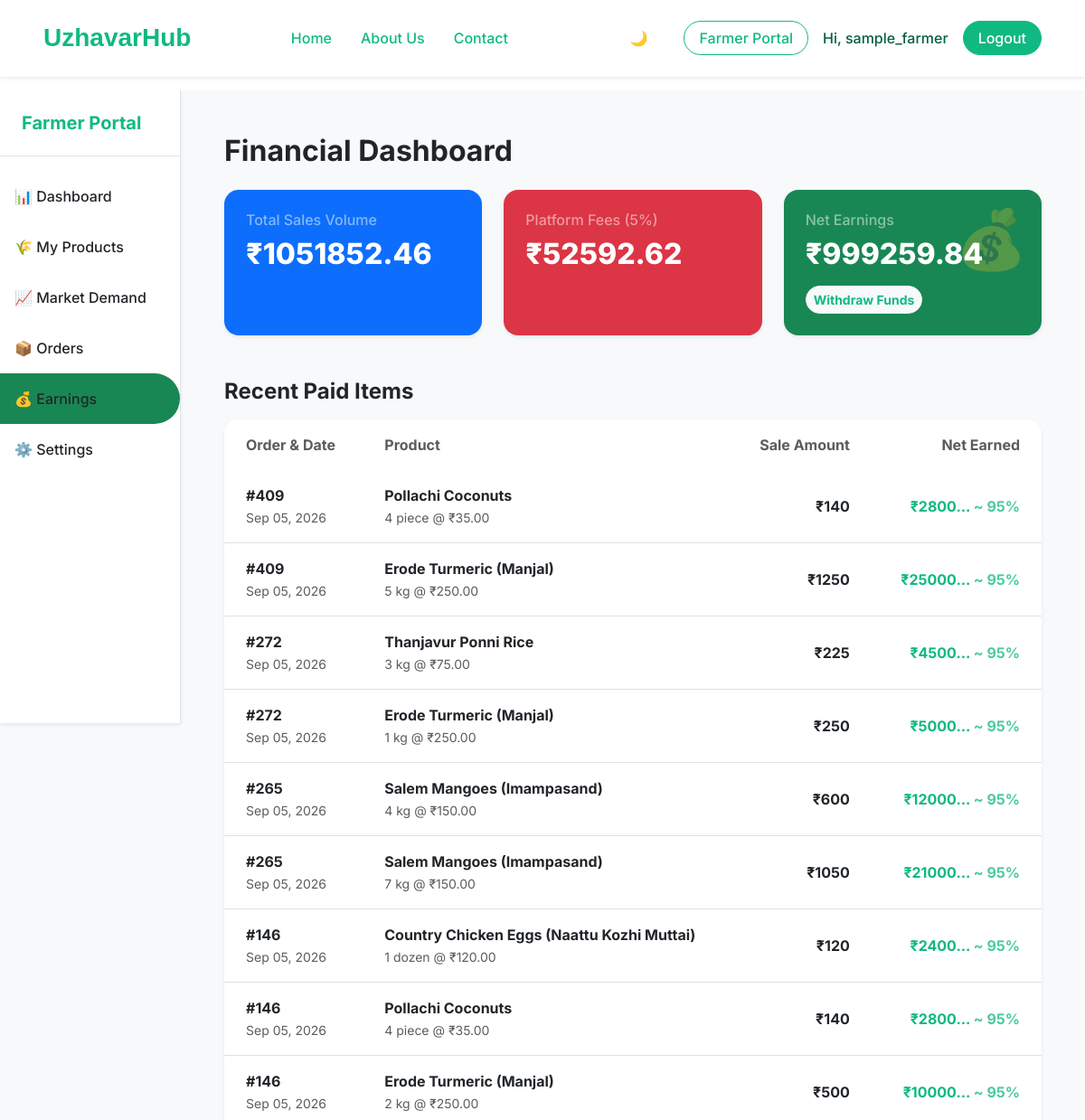
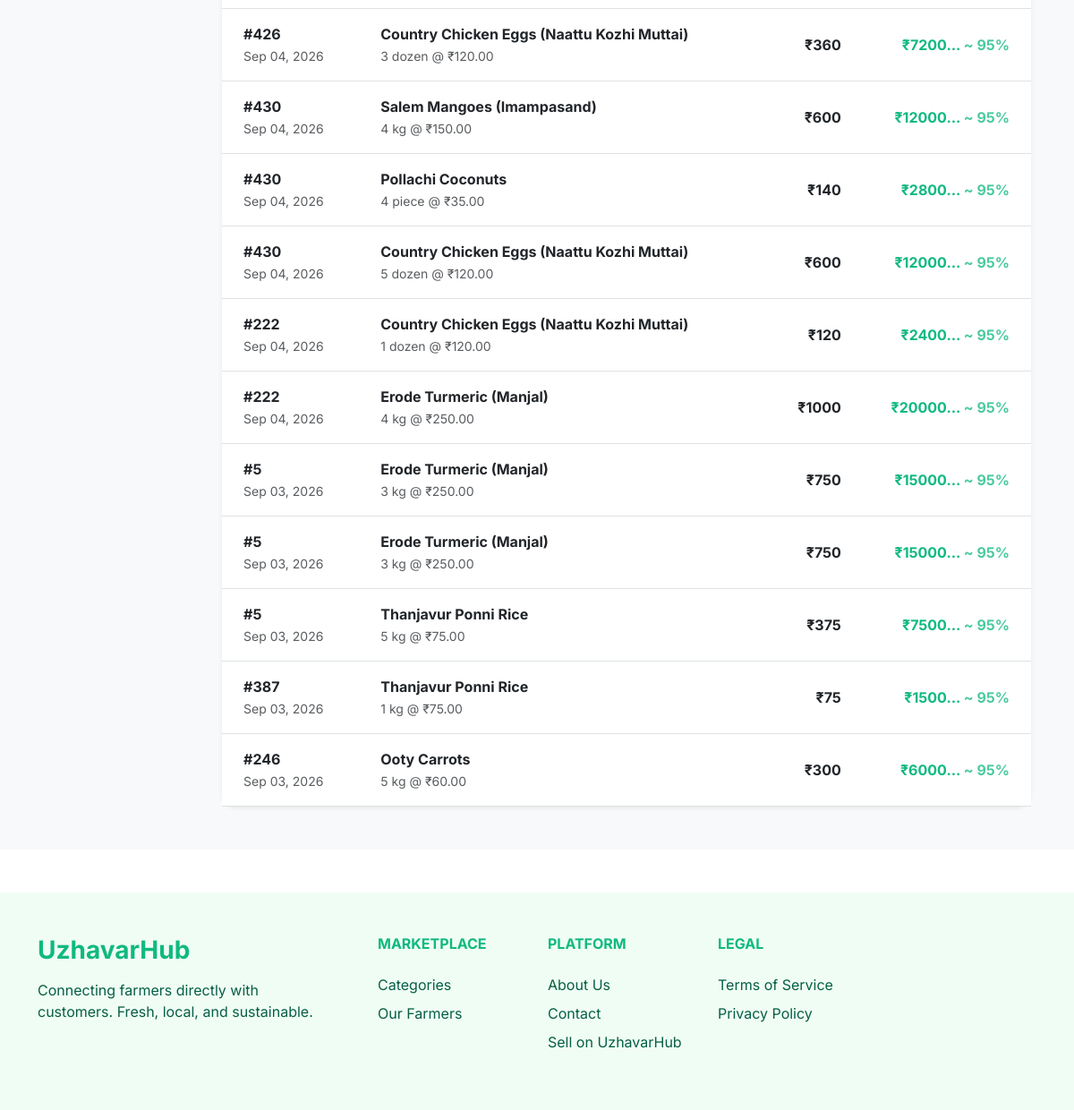
Page /farmer/earnings/ (signed in) on the committed database (2 pictures, top to bottom).
### accounts/models.py (models this page shows, shortened)
class User(AbstractUser):
    ROLE_CHOICES = (
        ('CUSTOMER', 'Customer'),
        ('FARMER', 'Farmer'),
        ('ADMIN', 'Admin'),
    )
    role = models.CharField(max_length=20, choices=ROLE_CHOICES, default='CUSTOMER')

### orders/models.py (models this page shows)
class OrderItem(models.Model):
    order = models.ForeignKey(Order, on_delete=models.CASCADE, related_name='items')
    product = models.ForeignKey(Product, on_delete=models.CASCADE, related_name='order_items')
    farmer = models.ForeignKey(settings.AUTH_USER_MODEL, on_delete=models.CASCADE, related_name='farmer_orders')
    quantity = models.PositiveIntegerField()
    price_at_purchase = models.DecimalField(max_digits=10, decimal_places=2)
    status = models.CharField(max_length=20, default='PENDING')

class Order(models.Model):
    customer = models.ForeignKey(settings.AUTH_USER_MODEL, on_delete=models.CASCADE, related_name='orders')
    total_amount = models.DecimalField(max_digits=10, decimal_places=2, default=0)
    shipping_address = models.TextField(blank=True)
    status = models.CharField(max_length=20, default='PENDING')
    created_at = models.DateTimeField(auto_now_add=True)

### marketplace/models.py (models this page shows, shortened)
class Product(models.Model):
    name = models.CharField(max_length=200)
    slug = models.SlugField(unique=True, max_length=50)
    description = models.TextField()
    price = models.DecimalField(max_digits=10, decimal_places=2)
    unit = models.CharField(max_length=50)
    stock_quantity = models.PositiveIntegerField()
    is_active = models.BooleanField(default=True)
    created_at = models.DateTimeField(auto_now_add=True)
    updated_at = models.DateTimeField(auto_now=True)
    category = models.ForeignKey(Category, on_delete=models.CASCADE)
    farmer = models.ForeignKey('accounts.FarmerProfile', on_delete=models.CASCADE)

### farmer/views.py (the view)
# urls.py: path('earnings/', views.farmer_earnings, name='earnings'),
@login_required
def farmer_earnings(request):
    if not is_farmer(request.user):
        raise PermissionDenied("Only farmers can access this portal.")
    from payments.models import Transaction
    from orders.models import OrderItem
    from django.db.models import Sum
    sold_items = OrderItem.objects.filter(
        farmer=request.user,
        order__status__in=['PAID', 'DELIVERED', 'SHIPPED', 'COMPLETED']
    )
    total_sales_volume = sum(item.quantity * item.price_at_purchase for item in sold_items)
    platform_fees = float(total_sales_volume) * 0.05
    net_earnings = float(total_sales_volume) - platform_fees
    context = {
        'total_sales_volume': total_sales_volume,
        'platform_fees': platform_fees,
        'net_earnings': net_earnings,
        'sold_items': sold_items.order_by('-order__created_at')[:20] # recent 20
    }
    return render(request, 'farmer/earnings.html', context)

### farmer/views.py (called while the page is built)
def is_farmer(user):
    return user.is_authenticated and user.role == 'FARMER'

### farmer/templates/farmer/earnings.html (shortened to what this page needs)
{% extends 'farmer/farmer_base.html' %}
{% block farmer_content %}
<div class="d-flex justify-content-between align-items-center mb-4">
    <h2 class="fw-bold text-body mb-0">Financial Dashboard</h2>
</div>
<div class="row g-4 mb-5">
    <div class="col-md-4">
        <div class="card border-0 shadow-sm rounded-4 bg-primary text-white h-100">
            <div class="card-body p-4">
                <h6 class="fw-medium text-white-50 mb-2">Total Sales Volume</h6>
                <h2 class="fw-black mb-0">₹{{ total_sales_volume|floatformat:2 }}</h2>
            </div>
        </div>
    </div>
    <div class="col-md-4">
        <div class="card border-0 shadow-sm rounded-4 bg-danger text-white h-100">
            <div class="card-body p-4">
                <h6 class="fw-medium text-white-50 mb-2">Platform Fees (5%)</h6>
                <h2 class="fw-black mb-0">₹{{ platform_fees|floatformat:2 }}</h2>
            </div>
        </div>
    </div>
    <div class="col-md-4">
        <div class="card border-0 shadow-sm rounded-4 bg-success text-white h-100 position-relative overflow-hidden">
            <div class="position-absolute top-0 end-0 p-3 opacity-25">
                <span class="display-3">💰</span>
            </div>
            <div class="card-body p-4 position-relative z-1">
                <h6 class="fw-medium text-white-50 mb-2">Net Earnings</h6>
                <h2 class="fw-black mb-0">₹{{ net_earnings|floatformat:2 }}</h2>
                <button class="btn btn-sm btn-light text-success fw-bold mt-3 rounded-pill">Withdraw Funds</button>
            </div>
        </div>
    </div>
</div>
<h4 class="fw-bold mb-3 text-body">Recent Paid Items</h4>
<div class="card border-0 shadow-sm rounded-4 bg-body">
    <div class="card-body p-0">
        <div class="table-responsive">
            <table class="table table-hover align-middle mb-0">
                <thead >
                    <tr>
                        <th class="px-4 py-3 text-muted fw-bold border-0 rounded-start-4">Order & Date</th>
                        <th class="px-4 py-3 text-muted fw-bold border-0">Product</th>
                        <th class="px-4 py-3 text-muted fw-bold border-0 text-end">Sale Amount</th>
                        <th class="px-4 py-3 text-muted fw-bold border-0 text-end rounded-end-4">Net Earned</th>
                    </tr>
                </thead>
                <tbody>
                    {% for item in sold_items %}
                    <tr>
                        <td class="px-4 py-3">
                            <div class="fw-bold text-body">#{{ item.order.id }}</div>
                            <small class="text-muted">{{ item.order.created_at|date:"M d, Y" }}</small>
                        </td>
                        <td class="px-4 py-3">
                            <div class="fw-bold">{{ item.product.name }}</div>
                            <small class="text-muted">{{ item.quantity }} {{ item.product.unit }} @ ₹{{ item.price_at_purchase }}</small>
                        </td>
                        <td class="px-4 py-3 text-end fw-bold">
                            ₹{% widthratio item.quantity 1 item.price_at_purchase %}
                        </td>
                        <td class="px-4 py-3 text-end fw-bold text-success">
                            {% widthratio item.quantity 1 item.price_at_purchase as item_total %}
                            ₹{{ item_total|add:"0"|add:item_total|add:item_total|add:item_total|add:item_total|add:item_total|add:item_total|add:item_total|add:item_total|add:item_total|add:item_total|add:item_total|add:item_total|add:item_total|add:item_total|add:item_total|add:item_total|add:item_total|add:item_total|add:item_total }}...
                            <span class="fs-6 opacity-75">~ 95%</span>
                        </td>
                    </tr>
                    {% endfor %}
                </tbody>
            </table>
        </div>
    </div>
</div>
{% endblock farmer_content %}

### core/templates/core/base.html (shortened to what this page needs)
{% load static %}
<!DOCTYPE html>
<html lang="en">
<head>
    <link href="https://cdn.jsdelivr.net/npm/bootstrap@5.3.0/dist/css/bootstrap.min.css" rel="stylesheet">
    <link rel="stylesheet" href="{% static 'css/styles.css' %}">
</head>
<body>
    {% block navbar %}
    <div class="fixed-top d-flex justify-content-center w-100" style="pointer-events: none;">
        <nav id="main-navbar" class="navbar navbar-expand-xl glass-nav py-3 shadow-sm" style="pointer-events: auto;">
        <div class="container-fluid px-4 px-lg-5">
            <a class="navbar-brand fw-bold text-success fs-3" href="/">UzhavarHub</a>
            <div class="collapse navbar-collapse justify-content-center" id="navbarNav">
                <ul class="navbar-nav gap-2 gap-xl-3 mx-auto">
                    <li class="nav-item">
                        {% if user.is_authenticated and user.role == 'FARMER' %}
                            <a class="nav-link text-success fw-medium text-nowrap" href="{% url 'farmer:dashboard' %}">Home</a>
                        {% else %}
                            <a class="nav-link text-success fw-medium text-nowrap" href="/">Home</a>
                        {% endif %}
                    </li>
                    <li class="nav-item">
                        <a class="nav-link text-success fw-medium text-nowrap" href="#">About Us</a>
                    </li>
                    <li class="nav-item">
                        <a class="nav-link text-success fw-medium text-nowrap" href="#">Contact</a>
                    </li>
                </ul>
            </div>
            <div class="d-flex gap-2 gap-xl-3 align-items-center ms-lg-4">
                <button id="themeToggleBtn" class="btn btn-outline-secondary rounded-pill px-3 me-2 border-0" title="Toggle Theme">
                    <span id="themeIcon">🌙</span>
                </button>
                {% if user.is_authenticated %}
                    {% if user.role == 'FARMER' %}
                        <a href="{% url 'farmer:dashboard' %}" class="btn btn-outline-success fw-medium px-3 text-nowrap rounded-pill">Farmer Portal</a>
                    {% endif %}
                    <span class="text-success-emphasis fw-medium text-nowrap" title="{{ user.username }}">Hi, {{ user.username|truncatechars:15 }}</span>
                    <form action="{% url 'accounts:logout' %}" method="post" class="d-inline m-0">
                        <button type="submit" class="btn btn-success fw-medium px-3 text-nowrap rounded-pill">Logout</button>
                    </form>
                {% else %}
                    <a href="{% url 'accounts:login' %}" class="text-success text-decoration-none fw-medium text-nowrap">Login</a>
                    <a href="{% url 'accounts:signup' %}" class="btn btn-success fw-medium px-4 text-nowrap rounded-pill">Sign up</a>
                {% endif %}
            </div>
            </div>
        </div>
    <div style="height: 100px;"></div>
    {% endblock navbar %}
    <main class="flex-grow-1">
        {% block content %}
        {% endblock content %}
    </main>
    {% block footer %}
    <footer class="footer-bg py-5 mt-5">
        <div class="container">
            <div class="row gy-4">
                <div class="col-lg-4 col-md-6">
                    <h3 class="fw-bold text-success mb-3">UzhavarHub</h3>
                    <p class="text-success-emphasis mb-0 pe-4">
                        Connecting farmers directly with customers. Fresh, local, and sustainable.
                    </p>
                </div>
                <div class="col-lg-2 col-md-6">
                    <h6 class="fw-bold text-success text-uppercase mb-4">Marketplace</h6>
                    <ul class="list-unstyled d-flex flex-column gap-2">
                        <li><a href="{% url 'marketplace:category_list' %}" class="text-success-emphasis text-decoration-none">Categories</a></li>
                        <li><a href="{% url 'marketplace:farmer_list' %}" class="text-success-emphasis text-decoration-none">Our Farmers</a></li>
                    </ul>
                </div>
                <div class="col-lg-2 col-md-6">
                    <h6 class="fw-bold text-success text-uppercase mb-4">Platform</h6>
                    <ul class="list-unstyled d-flex flex-column gap-2">
                        <li><a href="#" class="text-success-emphasis text-decoration-none">About Us</a></li>
                        <li><a href="#" class="text-success-emphasis text-decoration-none">Contact</a></li>
                        <li><a href="#" class="text-success-emphasis text-decoration-none">Sell on UzhavarHub</a></li>
                    </ul>
                </div>
                <div class="col-lg-2 col-md-6">
                    <h6 class="fw-bold text-success text-uppercase mb-4">Legal</h6>
                    <ul class="list-unstyled d-flex flex-column gap-2">
                        <li><a href="#" class="text-success-emphasis text-decoration-none">Terms of Service</a></li>
                        <li><a href="#" class="text-success-emphasis text-decoration-none">Privacy Policy</a></li>
                    </ul>
                </div>
            </div>
        </div>
    </footer>
    {% endblock footer %}
</body>
</html>

### core/static/css/styles.css (style rules this page uses)
:root { --uh-green: #10B981; --uh-green-dark: #059669; --uh-green-light: #f0fdf4; --uh-text: #065f46; }
body { font-family: 'Inter', sans-serif; display: flex; flex-direction: column; min-height: 100vh; }
.text-success { color: var(--uh-green) !important; }
.text-success-emphasis { color: var(--uh-text) !important; }
.btn-success { background-color: var(--uh-green); border-color: var(--uh-green); }
.btn-outline-success { color: var(--uh-green); border-color: var(--uh-green); }
.fw-black { font-weight: 800; }
.footer-bg { background-color: var(--uh-green-light); }

### core/templates/core/base.html (style rules this page uses)
body { font-family: 'Inter', sans-serif; }
.navbar-brand { font-family: 'Outfit', sans-serif; }
.glass-nav { background: rgba(255, 255, 255, 0.95); backdrop-filter: blur(16px); -webkit-backdrop-filter: blur(16px); border-bottom: 1px solid rgba(255, 255, 255, 0.2); transition: all 0.4s ease-in-out !important; z-index: 1030; margin: 0 auto; border-radius: 0; width: 100%; max-width: 100%; }
@media (min-width: 1200px) { .navbar-collapse { transition: all 0.3s ease; } }

### rows in the picture
User: username "sample_farmer"
OrderItem: order.id "409", order.created_at "Sep 05, 2026", product.name "Pollachi Coconuts", quantity "4", product.unit "piece", price_at_purchase "35.00", quantity+price_at_purchase "140", item_total "2800"
OrderItem: order.id "409", order.created_at "Sep 05, 2026", product.name "Erode Turmeric (Manjal)", quantity "5", product.unit "kg", price_at_purchase "250.00", quantity+price_at_purchase "1250", item_total "25000"
OrderItem: order.id "272", order.created_at "Sep 05, 2026", product.name "Thanjavur Ponni Rice", quantity "3", product.unit "kg", price_at_purchase "75.00", quantity+price_at_purchase "225", item_total "4500"
OrderItem: order.id "272", order.created_at "Sep 05, 2026", product.name "Erode Turmeric (Manjal)", quantity "1", product.unit "kg", price_at_purchase "250.00", quantity+price_at_purchase "250", item_total "5000"
OrderItem: order.id "265", order.created_at "Sep 05, 2026", product.name "Salem Mangoes (Imampasand)", quantity "4", product.unit "kg", price_at_purchase "150.00", quantity+price_at_purchase "600", item_total "12000"
OrderItem: order.id "265", order.created_at "Sep 05, 2026", product.name "Salem Mangoes (Imampasand)", quantity "7", product.unit "kg", price_at_purchase "150.00", quantity+price_at_purchase "1050", item_total "21000"
OrderItem: order.id "146", order.created_at "Sep 05, 2026", product.name "Country Chicken Eggs (Naattu Kozhi Muttai)", quantity "1", product.unit "dozen", price_at_purchase "120.00", quantity+price_at_purchase "120", item_total "2400"
OrderItem: order.id "146", order.created_at "Sep 05, 2026", product.name "Pollachi Coconuts", quantity "4", product.unit "piece", price_at_purchase "35.00", quantity+price_at_purchase "140", item_total "2800"
OrderItem: order.id "146", order.created_at "Sep 05, 2026", product.name "Erode Turmeric (Manjal)", quantity "2", product.unit "kg", price_at_purchase "250.00", quantity+price_at_purchase "500", item_total "10000"
OrderItem: order.id "426", order.created_at "Sep 04, 2026", product.name "Country Chicken Eggs (Naattu Kozhi Muttai)", quantity "3", product.unit "dozen", price_at_purchase "120.00", quantity+price_at_purchase "360", item_total "7200"
OrderItem: order.id "430", order.created_at "Sep 04, 2026", product.name "Salem Mangoes (Imampasand)", quantity "4", product.unit "kg", price_at_purchase "150.00", quantity+price_at_purchase "600", item_total "12000"
OrderItem: order.id "430", order.created_at "Sep 04, 2026", product.name "Pollachi Coconuts", quantity "4", product.unit "piece", price_at_purchase "35.00", quantity+price_at_purchase "140", item_total "2800"
OrderItem: order.id "430", order.created_at "Sep 04, 2026", product.name "Country Chicken Eggs (Naattu Kozhi Muttai)", quantity "5", product.unit "dozen", price_at_purchase "120.00", quantity+price_at_purchase "600", item_total "12000"
OrderItem: order.id "222", order.created_at "Sep 04, 2026", product.name "Country Chicken Eggs (Naattu Kozhi Muttai)", quantity "1", product.unit "dozen", price_at_purchase "120.00", quantity+price_at_purchase "120", item_total "2400"
OrderItem: order.id "222", order.created_at "Sep 04, 2026", product.name "Erode Turmeric (Manjal)", quantity "4", product.unit "kg", price_at_purchase "250.00", quantity+price_at_purchase "1000", item_total "20000"
OrderItem: order.id "5", order.created_at "Sep 03, 2026", product.name "Erode Turmeric (Manjal)", quantity "3", product.unit "kg", price_at_purchase "250.00", quantity+price_at_purchase "750", item_total "15000"
OrderItem: order.id "5", order.created_at "Sep 03, 2026", product.name "Erode Turmeric (Manjal)", quantity "3", product.unit "kg", price_at_purchase "250.00", quantity+price_at_purchase "750", item_total "15000"
OrderItem: order.id "5", order.created_at "Sep 03, 2026", product.name "Thanjavur Ponni Rice", quantity "5", product.unit "kg", price_at_purchase "75.00", quantity+price_at_purchase "375", item_total "7500"
OrderItem: order.id "387", order.created_at "Sep 03, 2026", product.name "Thanjavur Ponni Rice", quantity "1", product.unit "kg", price_at_purchase "75.00", quantity+price_at_purchase "75", item_total "1500"
OrderItem: order.id "246", order.created_at "Sep 03, 2026", product.name "Ooty Carrots", quantity "5", product.unit "kg", price_at_purchase "60.00", quantity+price_at_purchase "300", item_total "6000"

### other values in the picture
{{ total_sales_volume|floatformat:2 }} "1051852.46"
{{ platform_fees|floatformat:2 }} "52592.62"
{{ net_earnings|floatformat:2 }} "999259.84"
